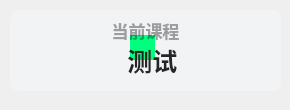
<?xml version="1.0" encoding="UTF-8"?>
<ui version="4.0">
 <class>Form</class>
 <widget class="QWidget" name="Form">
  <property name="geometry">
   <rect>
    <x>0</x>
    <y>0</y>
    <width>290</width>
    <height>110</height>
   </rect>
  </property>
  <property name="minimumSize">
   <size>
    <width>0</width>
    <height>100</height>
   </size>
  </property>
  <property name="maximumSize">
   <size>
    <width>16777215</width>
    <height>65536</height>
   </size>
  </property>
  <property name="windowTitle">
   <string>当前课程</string>
  </property>
  <widget class="QPushButton" name="subject">
   <property name="geometry">
    <rect>
     <x>20</x>
     <y>30</y>
     <width>251</width>
     <height>61</height>
    </rect>
   </property>
   <property name="font">
    <font>
     <family>Microsoft YaHei UI</family>
     <pointsize>19</pointsize>
     <weight>75</weight>
     <bold>true</bold>
    </font>
   </property>
   <property name="styleSheet">
    <string notr="true">border: none;
color: rgba(37, 37, 37, 255);
font-weight: bold;</string>
   </property>
   <property name="text">
    <string>  测试</string>
   </property>
   <property name="icon">
    <iconset>
     <normaloff>../../../../../img/it.svg</normaloff>../../../../../img/it.svg</iconset>
   </property>
   <property name="iconSize">
    <size>
     <width>36</width>
     <height>26</height>
    </size>
   </property>
  </widget>
  <widget class="QLabel" name="blurEffect">
   <property name="geometry">
    <rect>
     <x>130</x>
     <y>35</y>
     <width>25</width>
     <height>25</height>
    </rect>
   </property>
   <property name="styleSheet">
    <string notr="true">background-color: rgb(0, 255, 127);
border-radius:20px</string>
   </property>
   <property name="text">
    <string/>
   </property>
  </widget>
  <widget class="QLabel" name="sub_title">
   <property name="geometry">
    <rect>
     <x>30</x>
     <y>10</y>
     <width>231</width>
     <height>41</height>
    </rect>
   </property>
   <property name="font">
    <font>
     <family>Microsoft YaHei UI</family>
     <pointsize>13</pointsize>
     <weight>75</weight>
     <bold>true</bold>
    </font>
   </property>
   <property name="styleSheet">
    <string notr="true">color: rgba(0, 0, 0, 90);
font-weight: bold;</string>
   </property>
   <property name="text">
    <string>当前课程</string>
   </property>
   <property name="textFormat">
    <enum>Qt::PlainText</enum>
   </property>
   <property name="alignment">
    <set>Qt::AlignCenter</set>
   </property>
  </widget>
  <widget class="QLabel" name="backgnd">
   <property name="geometry">
    <rect>
     <x>10</x>
     <y>10</y>
     <width>271</width>
     <height>81</height>
    </rect>
   </property>
   <property name="styleSheet">
    <string notr="true">background-color: rgba(242, 243, 245, 255);
border-radius: 8px
</string>
   </property>
   <property name="text">
    <string/>
   </property>
  </widget>
  <zorder>backgnd</zorder>
  <zorder>blurEffect</zorder>
  <zorder>sub_title</zorder>
  <zorder>subject</zorder>
 </widget>
 <resources/>
 <connections/>
</ui>
